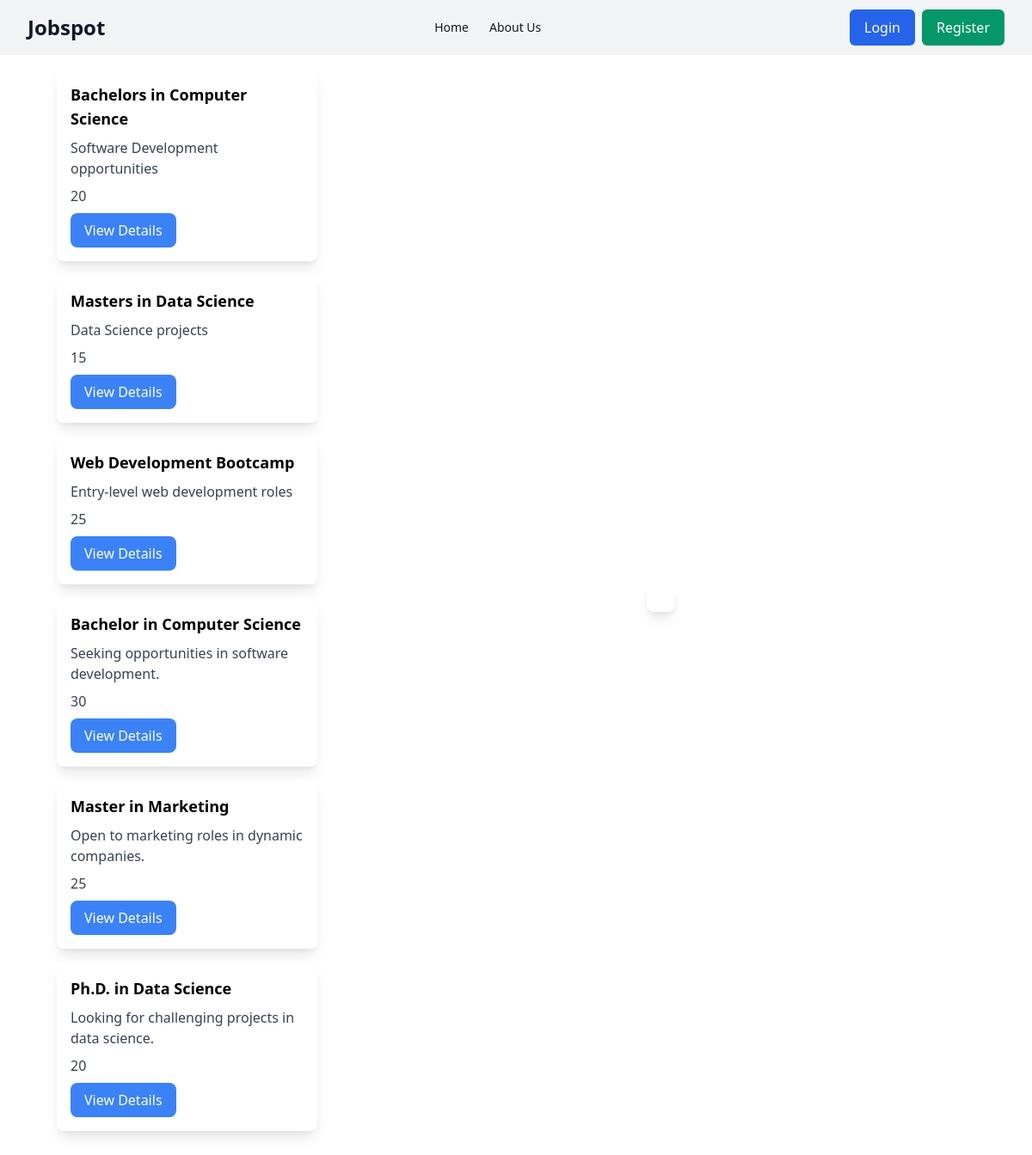
Screenshot of /find_employee.php with the database file from the repository.
### tables this page shows
CREATE TABLE IF NOT EXISTS employee_postings (
  id INT NOT NULL AUTO_INCREMENT PRIMARY KEY,
  qualifications VARCHAR(255) NOT NULL,
  bio TEXT NOT NULL,
  looking_for VARCHAR(255) NOT NULL,
  available_hours INT NOT NULL,
  user_id INT NOT NULL,
  FOREIGN KEY (user_id) REFERENCES users(id)
);

### find_employee.php (the view, shortened to what this page needs)
<?php
include_once "connector.php";
$sql = "SELECT id, qualifications, bio, looking_for, available_hours FROM employee_postings";
$result = $pdo->query($sql);
?>
<!DOCTYPE html>
<html lang="en">
<head>
    <link href="https://cdn.jsdelivr.net/npm/tailwindcss@2.2.15/dist/tailwind.min.css" rel="stylesheet">
</head>
<body>
    <?php include_once "navbar.php" ?>
    <div class="flex">
        <div class="w-1/3 p-4" style="overflow:scroll; height:92vh; margin-left:50px;">
            <?php if($result->rowCount() > 0): ?>
                <?php while($row = $result->fetch(PDO::FETCH_ASSOC)): ?>
                    <div class="bg-white rounded-lg shadow-lg p-4 mb-4 cursor-pointer" onclick="showDetails(<?= $row['id']; ?>)"
                        x-data="{ showDetails: false }">
                        <h2 class="text-lg font-bold mb-2">
                            <?= $row["qualifications"]; ?>
                        </h2>
                        <p class="text-gray-700 mb-2">
                            <?= $row["looking_for"]; ?>
                        </p>
                        <p class="text-gray-700 mb-2">
                            <?= $row["available_hours"]; ?>
                        </p>
                        <button class="bg-blue-500 text-white px-4 py-2 rounded-lg" @click="showDetails = true">View
                            Details</button>
                    </div>
                <?php endwhile; ?>
            <?php endif; ?>
        </div>
        <div class="w-2/3 p-4" x-show="showDetails"
            style="display: flex; margin-right: 100px; margin-left: 50px; justify-content: center; align-items: center;">
            <div class="bg-white rounded-lg shadow-lg p-4 mb-4">
            </div>
        </div>
    </div>
</body>
</html>

### navbar.php (shortened to what this page needs)
<nav class="bg-gray-100">
    <div class="max-w-7xl mx-auto px-4 sm:px-6 lg:px-8">
        <div class="flex justify-between h-16">
            <div class="flex-shrink-0 flex items-center">
                <a href="index.php" class="text-gray-900 text-2xl font-bold">Jobspot</a>
            </div>
            <div class="hidden sm:ml-6 sm:flex sm:items-center">
                <a href="index.php" class="px-3 py-2 rounded-md text-sm font-medium text-gray-900 hover:text-gray-500 focus:outline-none focus:text-gray-500">Home</a>
                <a href="about_us.php" class="px-3 py-2 rounded-md text-sm font-medium text-gray-900 hover:text-gray-500 focus:outline-none focus:text-gray-500">About Us</a>
            </div>
            <div class="flex items-center">
                <?php if (isset($_SESSION['user_id'])) { ?>
                    <a href="logout.php" class="inline-flex items-center px-4 py-2 border border-transparent text-base font-medium rounded-md text-white bg-red-600 hover:bg-red-700 focus:outline-none focus:ring-2 focus:ring-offset-2 focus:ring-red-500">Logout</a>
                <?php } else { ?>
                    <a href="login.php" class="inline-flex items-center px-4 py-2 border border-transparent text-base font-medium rounded-md text-white bg-blue-600 hover:bg-blue-700 focus:outline-none focus:ring-2 focus:ring-offset-2 focus:ring-blue-500 mr-2">Login</a>
                    <a href="create_account.php" class="inline-flex items-center px-4 py-2 border border-transparent text-base font-medium rounded-md text-white bg-green-600 hover:bg-green-700 focus:outline-none focus:ring-2 focus:ring-offset-2 focus:ring-green-500">Register</a>
                <?php } ?>
            </div>
        </div>
    </div>
</nav>

### rows the page displays
employee_postings: qualifications "Bachelors in Computer Science", looking_for "Software Development opportunities", available_hours "20"
employee_postings: qualifications "Masters in Data Science", looking_for "Data Science projects", available_hours "15"
employee_postings: qualifications "Web Development Bootcamp", looking_for "Entry-level web development roles", available_hours "25"
employee_postings: qualifications "Bachelor in Computer Science", looking_for "Seeking opportunities in software development.", available_hours "30"
employee_postings: qualifications "Master in Marketing", looking_for "Open to marketing roles in dynamic companies.", available_hours "25"
employee_postings: qualifications "Ph.D. in Data Science", looking_for "Looking for challenging projects in data science.", available_hours "20"
